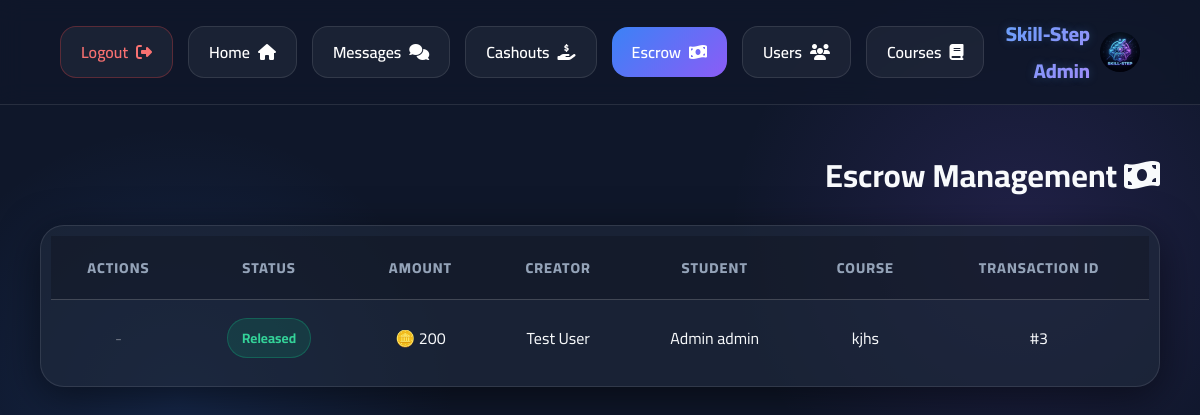
Page /Admin/admin_escrow.php (signed in) on the committed database.
### tables this page shows
CREATE TABLE `escrow` (
  `escrow_id` int(11) NOT NULL,
  `payment_id` int(11) NOT NULL,
  `creator_id` int(11) NOT NULL,
  `amount_tokens` int(11) NOT NULL CHECK (`amount_tokens` > 0),
  `status` enum('held','released','frozen','cancelled') DEFAULT 'held',
  `frozen_reason` text DEFAULT NULL,
  `released_at` timestamp NULL DEFAULT NULL
);

CREATE TABLE `courses` (
  `course_id` int(11) NOT NULL,
  `creator_id` int(11) NOT NULL,
  `skill_id` int(11) NOT NULL,
  `title` varchar(255) NOT NULL,
  `description` text DEFAULT NULL,
  `price_tokens` int(11) NOT NULL DEFAULT 0 CHECK (`price_tokens` >= 0),
  `release_threshold` int(11) NOT NULL DEFAULT 20 CHECK (`release_threshold` >= 20),
  `has_quiz` tinyint(1) DEFAULT 0,
  `quiz_pass_score` int(11) DEFAULT NULL CHECK (`quiz_pass_score` between 1 and 100),
  `status` enum('draft','pending_review','active','rejected') DEFAULT 'pending_review',
  `created_at` timestamp NOT NULL DEFAULT current_timestamp(),
  `updated_at` timestamp NOT NULL DEFAULT current_timestamp() ON UPDATE current_timestamp(),
  `free_lessons_count` int(11) DEFAULT 0
);

CREATE TABLE `users` (
  `user_id` int(11) NOT NULL,
  `full_name` varchar(150) NOT NULL,
  `email` varchar(255) NOT NULL,
  `password_hash` varchar(255) NOT NULL,
  `roles` set('student','creator','admin') DEFAULT 'student',
  `is_verified` tinyint(1) DEFAULT 0,
  `is_suspended` tinyint(1) DEFAULT 0,
  `level` int(11) DEFAULT 1 CHECK (`level` >= 1),
  `xp` int(11) DEFAULT 0 CHECK (`xp` >= 0),
  `streak_days` int(11) DEFAULT 0 CHECK (`streak_days` >= 0),
  `last_streak_date` date DEFAULT NULL,
  `last_login` datetime DEFAULT NULL,
  `failed_login_count` int(11) DEFAULT 0,
  `lockout_until` datetime DEFAULT NULL,
  `created_at` timestamp NOT NULL DEFAULT current_timestamp(),
  `profile_pic` varchar(255) DEFAULT 'default.png',
  `login_history` longtext DEFAULT NULL CHECK (json_valid(`login_history`)),
  `verification_token` varchar(64) DEFAULT NULL,
  `reset_token` varchar(64) DEFAULT NULL,
  `reset_expires` datetime DEFAULT NULL
);

### Admin/admin_escrow.php (the view, shortened to what this page needs)
<?php
require_once '../Main/db_connection.php';
$query = "
    SELECT e.*, c.full_name as creator_name, p.course_id, co.title as course_title, p.student_id, s.full_name as student_name
    FROM escrow e
    JOIN users c ON e.creator_id = c.user_id
    JOIN payments p ON e.payment_id = p.payment_id
    JOIN users s ON p.student_id = s.user_id
    JOIN courses co ON p.course_id = co.course_id
    ORDER BY
        CASE WHEN e.status = 'held' THEN 1 ELSE 2 END,
        p.paid_at DESC
";
$result = mysqli_query($conn, $query);
?>
<!DOCTYPE html>
<html lang="ar" dir="rtl">
<head>
    <link rel="stylesheet" href="https://cdnjs.cloudflare.com/ajax/libs/font-awesome/6.4.0/css/all.min.css">
    <link rel="stylesheet" href="../Main/style.css">
</head>
<body>
    <nav>
        <a href="../Main/index.php" class="logo">
            <img src="../images/logo.png" alt="Skill-Step" width="40" height="40"
                style="border-radius: 50%; object-fit: cover;">
            <span style="color: white;font-size: 20px;margin: 0;">Skill-Step Admin</span>
        </a>
        <?php
        $nav_admin_id = $_SESSION['user_id'];
        $unread_msg_q = mysqli_query($conn, "SELECT COUNT(*) as unread FROM messages WHERE Receiver_id = $nav_admin_id AND is_read = 0");
        $unread_msg_count = $unread_msg_q ? mysqli_fetch_assoc($unread_msg_q)['unread'] : 0;
        $pending_course_q = mysqli_query($conn, "SELECT COUNT(*) as pending FROM courses WHERE status = 'pending_review'");
        $pending_course_count = $pending_course_q ? mysqli_fetch_assoc($pending_course_q)['pending'] : 0;
        $pending_cashout_q = mysqli_query($conn, "SELECT COUNT(*) as pending FROM cash_out_requests WHERE status = 'pending'");
        $pending_cashout_count = $pending_cashout_q ? mysqli_fetch_assoc($pending_cashout_q)['pending'] : 0;
        ?>
        <div class="nav-links">
            <a href="admin_courses.php" class="nav-btn"><i class="fas fa-book"></i> Courses
                <?php if ($pending_course_count > 0)
                    echo '<span style="background:#ef4444;color:white;border-radius:10px;padding:2px 6px;font-size:0.75rem;margin-right:5px;font-weight:bold;">' . $pending_course_count . '</span>'; ?></a>
            <a href="admin_users.php" class="nav-btn"><i class="fas fa-users"></i> Users</a>
            <a href="admin_escrow.php" class="nav-btn active"><i class="fas fa-money-bill-wave"></i> Escrow</a>
            <a href="admin_cashouts.php" class="nav-btn"><i class="fas fa-hand-holding-usd"></i> Cashouts
                <?php if ($pending_cashout_count > 0)
                    echo '<span style="background:#ef4444;color:white;border-radius:10px;padding:2px 6px;font-size:0.75rem;margin-right:5px;font-weight:bold;">' . $pending_cashout_count . '</span>'; ?></a>
            <a href="../Main/chat.php" class="nav-btn"><i class="fas fa-comments"></i> Messages
                <?php if ($unread_msg_count > 0)
                    echo '<span style="background:#ef4444;color:white;border-radius:10px;padding:2px 6px;font-size:0.75rem;margin-right:5px;font-weight:bold;">' . $unread_msg_count . '</span>'; ?></a>
            <a href="../Main/index.php" class="nav-btn"><i class="fas fa-home"></i> Home</a>
            <a href="../Login/logout.php" class="nav-btn"
                style="color: #f87171; border-color: rgba(239, 68, 68, 0.3);"><i class="fas fa-sign-out-alt"></i>
                Logout</a>
        </div>
    </nav>
    <div class="admin-dashboard">
        <h1><i class="fas fa-money-bill-wave"></i> Escrow Management</h1>
        <div class="table-container">
            <table>
                <thead>
                    <tr>
                        <th>Transaction ID</th>
                        <th>Course</th>
                        <th>Student</th>
                        <th>Creator</th>
                        <th>Amount</th>
                        <th>Status</th>
                        <th>Actions</th>
                    </tr>
                </thead>
                <tbody>
                    <?php while ($row = mysqli_fetch_assoc($result)): ?>
                        <tr>
                            <td>#<?php echo $row['escrow_id']; ?></td>
                            <td><?php echo htmlspecialchars($row['course_title']); ?></td>
                            <td><?php echo htmlspecialchars($row['student_name']); ?></td>
                            <td><?php echo htmlspecialchars($row['creator_name']); ?></td>
                            <td><?php echo $row['amount_tokens']; ?> 🪙</td>
                            <td>
                                <span class="badge <?php echo $row['status']; ?>">
                                    <?php echo $row['status'] == 'held' ? 'Held' : 'Released'; ?>
                                </span>
                            </td>
                            <td>
                                <?php if ($row['status'] == 'held'): ?>
                                    <form method="POST" style="display:inline;"
                                        onsubmit="return confirm('Are you sure you want to release these funds to the creator?');">
                                        <input type="hidden" name="escrow_id" value="<?php echo $row['escrow_id']; ?>">
                                        <button type="submit" name="release_escrow" class="btn-action-small btn-approve">
                                            <i class="fas fa-unlock"></i> Release Funds
                                        </button>
                                    </form>
                                <?php else: ?>
                                    <span style="color: #6b7280;">-</span>
                                <?php endif; ?>
                            </td>
                        </tr>
                    <?php endwhile; ?>
                </tbody>
            </table>
        </div>
    </div>
</body>
</html>

### Main/style.css (style rules this page uses)
:root { --bg-dark: #0f172a; --bg-card: rgba(30, 41, 59, 0.7); --primary: #3b82f6; --primary-glow: rgba(59, 130, 246, 0.5); --secondary: #8b5cf6; --accent-gold: #fbbf24; --accent-green: #10b981; --accent-fire: #ef4444; --text-main: #f8fafc; --text-muted: #94a3b8; --glass-border: rgba(255, 255, 255, 0.1); }
* { box-sizing: border-box; margin: 0; padding: 0; font-family: 'Cairo', sans-serif; }
body { background-color: var(--bg-dark); background-image: radial-gradient(circle at 15% 50%, rgba(59, 130, 246, 0.15), transparent 25%), radial-gradient(circle at 85% 30%, rgba(139, 92, 246, 0.15), transparent 25%); background-attachment: fixed; color: var(--text-main); min-height: 100vh; overflow-x: hidden; scroll-behavior: smooth; }
nav { background: rgba(15, 23, 42, 0.8); backdrop-filter: blur(12px); padding: 15px 5%; display: flex; justify-content: space-between; align-items: center; border-bottom: 1px solid var(--glass-border); position: sticky; top: 0; z-index: 1000; }
.logo { font-size: 2rem; font-weight: 800; background: linear-gradient(135deg, #60a5fa, #c084fc); -webkit-background-clip: text; -webkit-text-fill-color: transparent; text-decoration: none; display: flex; align-items: center; gap: 10px; text-shadow: 0 0 10px rgba(96, 165, 250, 0.25); }
.logo img { border-radius: 50%; }

### Admin/admin_escrow.php (style rules this page uses)
.admin-dashboard { padding: 40px; max-width: 1400px; margin: auto; }
.table-container { background: var(--bg-card); border: 1px solid var(--glass-border); border-radius: 24px; overflow: hidden; box-shadow: 0 10px 40px rgba(0, 0, 0, 0.5); margin-top: 20px; padding: 10px; overflow-x: auto; }
table { width: 100%; border-collapse: collapse; }
th, td { padding: 18px 15px; text-align: center; border-bottom: 1px solid var(--glass-border); }
tbody tr { transition: all 0.3s; }
tbody tr:last-child td { border-bottom: none; }
th { background: rgba(0, 0, 0, 0.2); font-weight: 800; color: var(--text-muted); text-transform: uppercase; font-size: 0.9rem; letter-spacing: 1px; }
.badge { padding: 6px 14px; border-radius: 20px; font-size: 0.85rem; font-weight: bold; display: inline-block; }
.badge.released { background: rgba(16, 185, 129, 0.15); color: #34d399; border: 1px solid rgba(16, 185, 129, 0.3); }
.nav-links { display: flex; gap: 15px; align-items: center; }
.nav-btn { background: rgba(255, 255, 255, 0.05); border: 1px solid var(--glass-border); color: white; padding: 10px 20px; border-radius: 16px; text-decoration: none; font-weight: 600; display: flex; align-items: center; gap: 8px; transition: all 0.3s; }
.nav-btn.active { background: linear-gradient(135deg, var(--primary), var(--secondary)); border: none; }

### rows in the picture
escrow: escrow_id "3", courses.title "kjhs", users.full_name "Admin admin", creator.full_name "Test User", status "Released"
